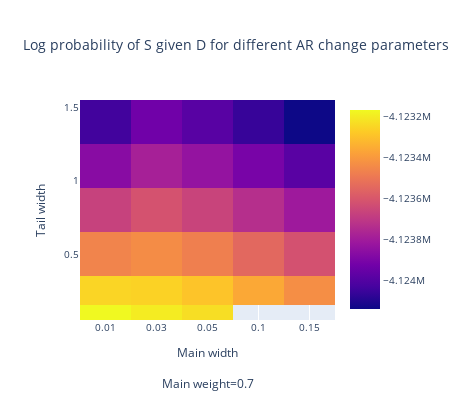

This figure's notebook cell:
### Code cell
params = [
    (0.01, 0.1, 0.7),
    (0.01, 0.2, 0.7),
    (0.01, 0.5, 0.7),
    (0.01, 0.8, 0.7),
    (0.01, 1.1, 0.7),
    (0.01, 1.4, 0.7),
    (0.03, 0.1, 0.7),
    (0.03, 0.2, 0.7),
    (0.03, 0.5, 0.7),
    (0.03, 0.8, 0.7),
    (0.03, 1.1, 0.7),
    (0.03, 1.4, 0.7),
    (0.05, 0.1, 0.7),
    (0.05, 0.2, 0.7),
    (0.05, 0.5, 0.7),
    (0.05, 0.8, 0.7),
    (0.05, 1.1, 0.7),
    (0.05, 1.4, 0.7),
    (0.1, 0.2, 0.7),
    (0.1, 0.5, 0.7),
    (0.1, 0.8, 0.7),
    (0.1, 1.1, 0.7),
    (0.1, 1.4, 0.7),
    (0.15, 0.2, 0.7),
    (0.15, 0.5, 0.7),
    (0.15, 0.8, 0.7),
    (0.15, 1.1, 0.7),
    (0.15, 1.4, 0.7),
]
labels = ["main width", "tail width", "main weight"]
df_heatmap, IDs = load_and_process_json(28, params, labels)

fig = make_subplots()
fig = add_heatmap_for_weight(fig, df_heatmap, 0.7, 1)
fig.update_layout(
    title=f"Log probability of S given D for different AR change parameters ({len(IDs)} IDs)",
    yaxis_title="Tail width",
    # yaxis_type='log',
    width=450,
    height=400,
    font_size=10,
)
fig.show()

### Figure 1 — Plotly figure (JSON) as saved in the notebook; plotly's stock layout.template omitted (floating-point values rounded to 4 significant figures)
{"data": [{"type": "heatmap", "x": [0.01, 0.01, 0.01, 0.01, 0.01, 0.01, 0.03, 0.03, 0.03, 0.03, 0.03, 0.03, 0.05, 0.05, 0.05, 0.05, 0.05, 0.05, 0.1, 0.1, 0.1, 0.1, 0.1, 0.15, 0.15, 0.15, 0.15, 0.15], "xaxis": "x", "y": [0.1, 0.2, 0.5, 0.8, 1.1, 1.4, 0.1, 0.2, 0.5, 0.8, 1.1, 1.4, 0.1, 0.2, 0.5, 0.8, 1.1, 1.4, 0.2, 0.5, 0.8, 1.1, 1.4, 0.2, 0.5, 0.8, 1.1, 1.4], "yaxis": "y", "z": [-4123000.0, -4123000.0, -4123000.0, -4124000.0, -4124000.0, -4124000.0, -4123000.0, -4123000.0, -4123000.0, -4124000.0, -4124000.0, -4124000.0, -4123000.0, -4123000.0, -4123000.0, -4124000.0, -4124000.0, -4124000.0, -4123000.0, -4124000.0, -4124000.0, -4124000.0, -4124000.0, -4123000.0, -4124000.0, -4124000.0, -4124000.0, -4124000.0]}], "layout": {"font": {"size": 10}, "height": 400, "title": {"text": "Log probability of S given D for different AR change parameters (350 IDs)"}, "width": 450, "xaxis": {"anchor": "y", "domain": [0, 1], "title": {"text": "Main width<br><br>Main weight=0.7"}, "type": "category"}, "yaxis": {"anchor": "x", "domain": [0, 1], "title": {"text": "Tail width"}}}}
